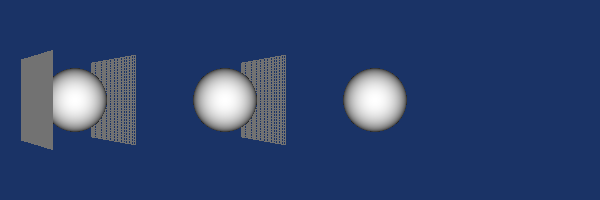

Reproduce this figure in Python.
#!/usr/bin/env python

# Demonstrate vtkRemovePolyData by appending a plane, sphere, and edges,
# then progressively removing inputs. Four viewports show: original,
# minus plane, minus plane+edges, minus all.

# Factory overrides
import vtkmodules.vtkInteractionStyle  # noqa: F401
import vtkmodules.vtkRenderingOpenGL2  # noqa: F401

from vtkmodules.vtkCommonTransforms import vtkTransform
from vtkmodules.vtkFiltersCore import (
    vtkAppendPolyData,
    vtkFeatureEdges,
)
from vtkmodules.vtkFiltersGeneral import (
    vtkRemovePolyData,
    vtkTransformPolyDataFilter,
)
from vtkmodules.vtkFiltersSources import (
    vtkPlaneSource,
    vtkSphereSource,
)
from vtkmodules.vtkRenderingCore import (
    vtkActor,
    vtkPolyDataMapper,
    vtkRenderWindow,
    vtkRenderWindowInteractor,
    vtkRenderer,
)

res = 32

# Create a plane
plane = vtkPlaneSource()
plane.SetResolution(res, res)
plane.SetOrigin(-1, -1, 1)
plane.SetPoint1(1, -1, 1)
plane.SetPoint2(-1, 1, 1)
plane.Update()

# Create a sphere
sphere = vtkSphereSource()
sphere.SetThetaResolution(2 * res)
sphere.SetPhiResolution(res)
sphere.SetCenter(0, 0, 0)
sphere.SetRadius(0.75)
sphere.Update()

# Transform the plane for edge extraction
xform = vtkTransform()
xform.Translate(0, 0, -2)

xform_f = vtkTransformPolyDataFilter()
xform_f.SetInputConnection(plane.GetOutputPort())
xform_f.SetTransform(xform)

edges = vtkFeatureEdges()
edges.SetInputConnection(xform_f.GetOutputPort())
edges.ExtractAllEdgeTypesOff()
edges.ManifoldEdgesOn()
edges.BoundaryEdgesOn()

# Append all three
append = vtkAppendPolyData()
append.AddInputConnection(plane.GetOutputPort())
append.AddInputConnection(edges.GetOutputPort())
append.AddInputConnection(sphere.GetOutputPort())
append.Update()

before_mapper = vtkPolyDataMapper()
before_mapper.SetInputConnection(append.GetOutputPort())

before_actor = vtkActor()
before_actor.SetMapper(before_mapper)

# Remove the plane
remove = vtkRemovePolyData()
remove.AddInputConnection(append.GetOutputPort())
remove.AddInputConnection(plane.GetOutputPort())
remove.Update()

after_mapper = vtkPolyDataMapper()
after_mapper.SetInputConnection(remove.GetOutputPort())

after_actor = vtkActor()
after_actor.SetMapper(after_mapper)

# Remove the plane and edges
append_2 = vtkAppendPolyData()
append_2.AddInputConnection(plane.GetOutputPort())
append_2.AddInputConnection(edges.GetOutputPort())
append_2.Update()

remove_2 = vtkRemovePolyData()
remove_2.AddInputConnection(append.GetOutputPort())
remove_2.AddInputConnection(append_2.GetOutputPort())
remove_2.Update()

after_mapper_2 = vtkPolyDataMapper()
after_mapper_2.SetInputConnection(remove_2.GetOutputPort())

after_actor_2 = vtkActor()
after_actor_2.SetMapper(after_mapper_2)

# Remove all (self-subtract)
remove_3 = vtkRemovePolyData()
remove_3.AddInputConnection(append.GetOutputPort())
remove_3.AddInputConnection(append.GetOutputPort())
remove_3.Update()

after_mapper_3 = vtkPolyDataMapper()
after_mapper_3.SetInputConnection(remove_3.GetOutputPort())

after_actor_3 = vtkActor()
after_actor_3.SetMapper(after_mapper_3)

# Four renderers
renderer_0 = vtkRenderer()
renderer_0.SetViewport(0, 0, 0.25, 1.0)
renderer_1 = vtkRenderer()
renderer_1.SetViewport(0.25, 0, 0.5, 1.0)
renderer_2 = vtkRenderer()
renderer_2.SetViewport(0.5, 0, 0.75, 1.0)
renderer_3 = vtkRenderer()
renderer_3.SetViewport(0.75, 0, 1.0, 1.0)

renderer_0.AddActor(before_actor)
renderer_1.AddActor(after_actor)
renderer_2.AddActor(after_actor_2)
renderer_3.AddActor(after_actor_3)

renderer_0.SetBackground(0.1, 0.2, 0.4)
renderer_1.SetBackground(0.1, 0.2, 0.4)
renderer_2.SetBackground(0.1, 0.2, 0.4)
renderer_3.SetBackground(0.1, 0.2, 0.4)

renderer_1.SetActiveCamera(renderer_0.GetActiveCamera())
renderer_2.SetActiveCamera(renderer_0.GetActiveCamera())
renderer_3.SetActiveCamera(renderer_0.GetActiveCamera())

# Window
render_window = vtkRenderWindow()
render_window.AddRenderer(renderer_0)
render_window.AddRenderer(renderer_1)
render_window.AddRenderer(renderer_2)
render_window.AddRenderer(renderer_3)
render_window.SetSize(600, 200)
render_window.SetWindowName("remove polydata")

# Interactor
interactor = vtkRenderWindowInteractor()
interactor.SetRenderWindow(render_window)

# Scene
renderer_0.GetActiveCamera().SetPosition(1, 0, 0.5)
renderer_0.ResetCamera()

interactor.Initialize()
interactor.Start()
